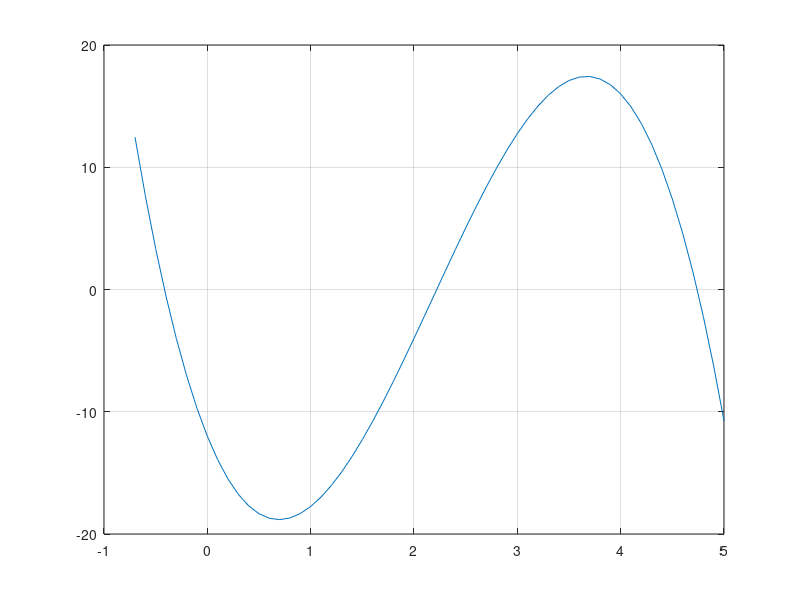

Write the MATLAB code that produced this figure.
clc;
clear;


x = -0.7:0.1:5;

f = -12-21.*x+(18.*(x.^2))-(2.75.*(x.^3));
func = @(xr) -12-21.*xr+(18.*(xr.^2))-(2.75.*(xr.^3));

plot(x,f);
grid on;